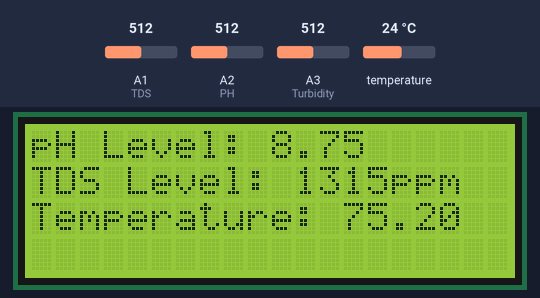
A sketch run on a simulated Arduino Uno, built with avr-gcc and run on an emulated ATmega328P. On the bench: 20×4 character LCD. Inputs (shaded band) come from the test bench; at power-on: A1 (TDS) = 512, temperature 24 °C, A2 (PH) = 512, A3 (Turbidity) = 512. What the sketch prints to the serial monitor is not drawn.

Above: at 1.2 s.
1.3 s: A1 (TDS) set to 455
At 5.5 s:
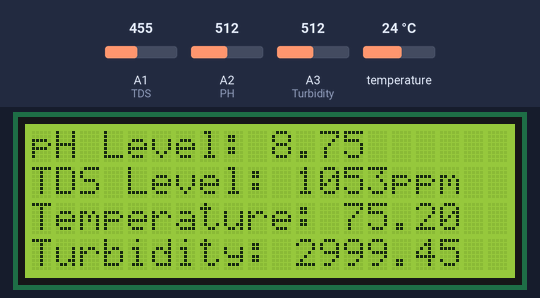
5.8 s: A1 (TDS) set to 431
At 8.8 s:
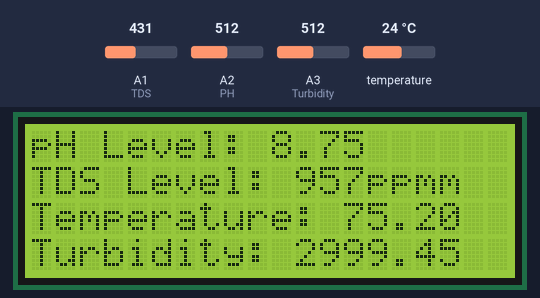
9.2 s: A1 (TDS) set to 54
At 11.9 s:
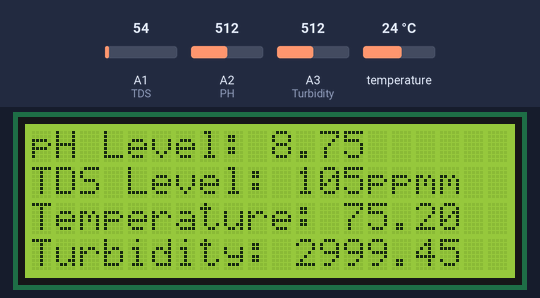
12.5 s: A1 (TDS) set to 46
At 14.9 s:
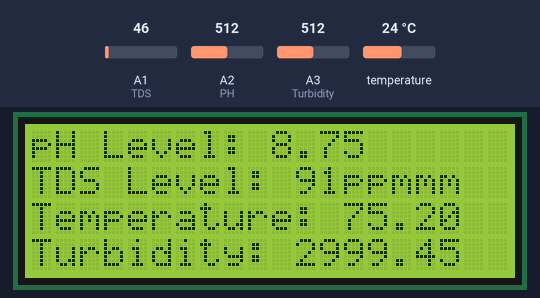
15.8 s: temperature set to 12 °C
At 18.6 s:
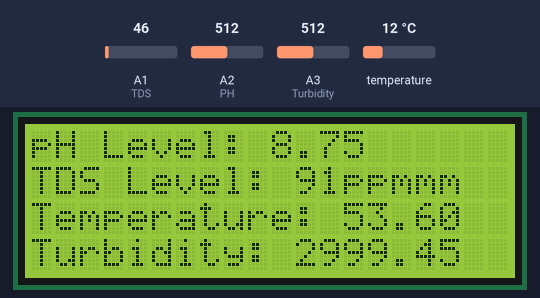
18.9 s: A2 (PH) set to 716
At 21.9 s:
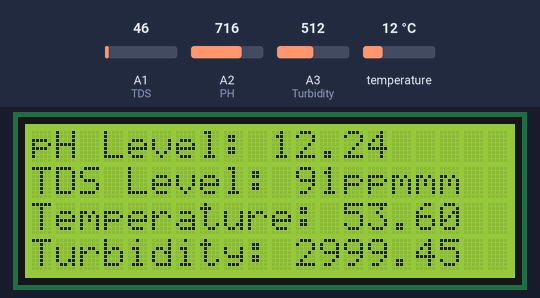
Timing chart, 0 to 23.3 s (numbered marks = the images above; inputs shaded):
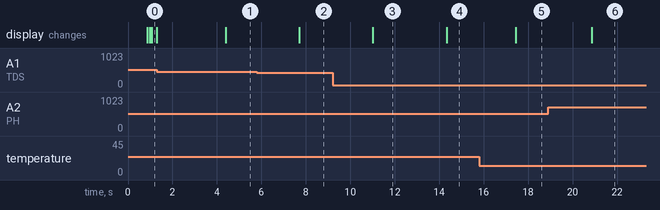

The sketch:

Calibration.ino
```cpp
#include <EEPROM.h>
#include "GravityTDS.h"
#include <DallasTemperature.h>
#include <OneWire.h>
#include<LiquidCrystal.h>
#define Offset 0.00            //deviation compensate for pH
#define PH A2
#define ONE_WIRE_BUS A0
#define TDS A1
unsigned long int avgValue;    //Store the average value of pH sensor feedback
const int RS = 7, E = 6, D4 = 10, D5 = 11, D6 = 8, D7 = 9;
int Turbidity = A3;
GravityTDS gravityTds;
LiquidCrystal lcd(RS, E, D4, D5, D6, D7);
OneWire oneWire(ONE_WIRE_BUS);
DallasTemperature sensors(&oneWire);
float Celcius=0;
float Fahrenheit=0;
float temperature = 25;
float tdsValue=0;
float volt;
float ntu;

void setup()
{
  Serial.begin(9600);
  Serial.println("Temperature (In Fahrenheit)       pH       TDS (In PPM)       Turbidity (In NTU)");
  Serial.println("");
  sensors.begin();
  gravityTds.setPin(TDS);
  gravityTds.setAref(5.0); //reference voltage on ADC, default 5.0V on Arduino UNO
  gravityTds.setAdcRange(1024); //1024 for 10bit ADC;4096 for 12bit ADC
  gravityTds.begin(); //initialization

  lcd.begin(20, 4);           //Sets up the LCD's number of columns and rows
  lcd.clear();                //Clears any existing data on LCD

  pinMode(ONE_WIRE_BUS, INPUT);       //Temperature sensor data pin
  pinMode(TDS, INPUT);        //TDS sensor data pin
  pinMode(PH, INPUT);         //pH sensor data pin
}
void loop()
{
  sensors.requestTemperatures();
  Celcius=sensors.getTempCByIndex(0);
  Fahrenheit=sensors.toFahrenheit(Celcius);
  lcd.setCursor(0,2);         //Sets cursor to point (0,4)
  lcd.print("Temperature: "); // Prints Temperature to LCD
  lcd.print(Fahrenheit);//Prints value of Temperature sensor to LCD
  delay(100);

  float phValue=(float)analogRead(PH)*5.0/1024; //convert the analog into millivolt
  phValue=3.5*phValue+Offset;                   //convert the millivolt into pH value
  lcd.setCursor(0,0);                           //Sets cursor to point (0,0)
  lcd.print("pH Level: ");                      //Prints pH Level: to LCD
  lcd.print(phValue);                           //Prints value of pH sensor to LCD
  delay(100);

  gravityTds.update(); //calculation done here from gravity library
  tdsValue = gravityTds.getTdsValue(); // then get the TDS value
  lcd.setCursor(0,1);         //Sets cursor to point (0,2)
  lcd.print("TDS Level: ");   //Prints TDS Level: to LCD
  lcd.print(tdsValue,0); //Prints value of TDS sensor to LCD
  lcd.print("ppm");
  delay(100);

  volt = 0;
  for(int i=0; i<800; i++)
  {
      volt += ((float)analogRead(Turbidity)/1023)*5;
  }
  volt = volt/800;
  volt = round_to_dp(volt,2);
  //if(volt < 2.5){
     //ntu = 3000;
  //}else{
    ntu = -1120.4*square(volt)+5742.3*volt-4353.8;


  lcd.setCursor(0,3);
  lcd.print("Turbidity: ");
  lcd.print(ntu);
  delay(100);

  Serial.print(Fahrenheit);
  Serial.print("                            ");
  Serial.print(phValue);
  Serial.print("           ");
  Serial.print(tdsValue, 0);
  Serial.print("                 ");
  Serial.println(ntu);
  delay(2000);
}

float round_to_dp( float in_value, int decimal_place )
{
  float multiplier = powf( 10.0f, decimal_place );
  in_value = roundf( in_value * multiplier ) / multiplier;
  return in_value;
}
```

Measured:
- the behaviour switches between 442 and 441 on A1 (TDS) (found by bisection; images 1 and 2)
- the behaviour switches between 51 and 50 on A1 (TDS) (found by bisection; images 3 and 4)
- after the input at 1.3 s, the display: first differs from a run without the input after 3.1 s (image 1)
- after the input at 5.8 s, the display: changes after 1.9 s (image 2)
- after the input at 9.2 s, the display: changes after 1.8 s (image 3)
- after the input at 12.5 s, the display: changes after 1.8 s (image 4)
- after the input at 15.8 s, the display: changes after 1.6 s (image 5)
- after the input at 18.9 s, the display: changes after 2.0 s (image 6)
